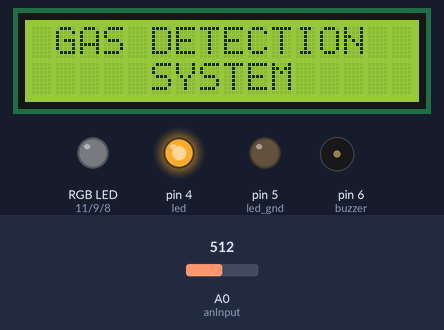
A sketch run on a simulated Arduino Uno, built with avr-gcc and run on an emulated ATmega328P. On the bench: 16×2 character LCD, an RGB LED mixed from three pins (HIGH = lit), output pins drawn as LEDs (lit = HIGH), buzzer (waves = sounding, pin HIGH). The test bench sets the inputs (shaded band); at power-on: A0 (anInput) = 512. The modem accepts every AT command (registered, SIM ready, sends succeed) and sends nothing else; what the sketch prints to the serial monitor is not drawn.

Above: at 0.2 s.
At 3.2 s:
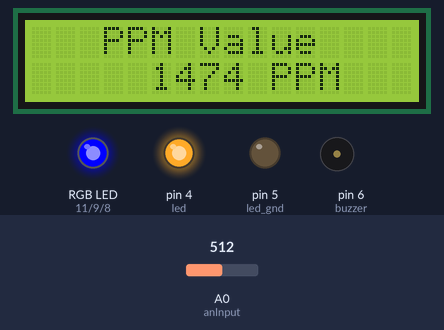
Timing chart, 0 to 4.7 s (numbered marks = the images above):
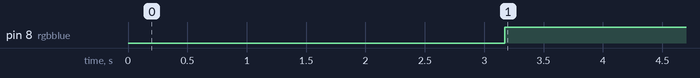

Measured:
- by itself, pin 8 (rgbblue): LOW → HIGH at 3.2 s
- what the display in image 0 shows lasts 2.0 s, from 0.2 s to 2.2 s

The sketch:

chibuzor_1_.ino
```cpp
#include <LiquidCrystal.h>
#include <SoftwareSerial.h>
SoftwareSerial gsm(11,10);
LiquidCrystal lcd(7,A1,A2,A3,A4,A5);

#define co2zero 273
#define rgbred 11
#define rgbgreen 9
#define gnd 10
#define gnd_buzzer 7
#define rgbblue 8
#define anInput A0
#define led 4
#define led_gnd 5
int co2ppm_low = 400;
int co2ppm_medium = 1000;
int co2ppm_high = 2000;
int buzzer = 6;

void setup() {
 Serial.begin(9600);
 lcd.begin(16,2);
 pinMode(anInput, INPUT);
 pinMode(rgbred, OUTPUT);
 pinMode(rgbgreen, OUTPUT);
 pinMode(rgbblue, OUTPUT);
 pinMode(gnd, OUTPUT);
 pinMode(gnd_buzzer, OUTPUT);
 pinMode(buzzer, OUTPUT);
 pinMode(led, OUTPUT);
 pinMode(led_gnd, OUTPUT);
 digitalWrite(led_gnd, LOW);
 digitalWrite(led, HIGH);
 gsm.begin(9600);
 delay(100);
 lcd.setCursor(1,0);
 lcd.print("GAS DETECTION");
 lcd.setCursor(5,1);
 lcd.print("SYSTEM");
 delay(2000);
 lcd.clear();
 digitalWrite(buzzer,LOW);
}

void SendMessage(String message) {

gsm.println("AT+CMGF=1\r");
delay(1000);
gsm.println("AT+CMGS=\"+2348067057524\"\r");
delay(1000);
gsm.println(message);
delay(1000);
gsm.print((char)26);
delay(500);
gsm.println();
Serial.println("Text Sent");
delay(500);
}
void call(){
  gsm.println("ATD+ +2348067057524;");
  delay(20000);
  gsm.println("ATH");
}

void loop() {
  digitalWrite(led_gnd,LOW);
  digitalWrite(led, HIGH);
  digitalWrite(buzzer, LOW);
  digitalWrite(gnd,LOW);
digitalWrite(gnd_buzzer, LOW);
  int co2now[10];
  int co2raw =0;
  int co2ppm =0;
  int co2_sum = 0;
  int co2_comp = 0;
  for (int j = 0;j < 10; j++) {
    co2now[j] = analogRead(A0);
    delay(100);

  }
  for (int j =0; j < 10; j++) {
    co2_sum +=co2now[j];

  }
  co2raw = co2_sum / 10;
  co2_comp =co2raw - co2zero;
  co2ppm = map(co2_comp,0,1023,400,5000);
  lcd.setCursor(3,0);
  lcd.print("PPM Value");
  lcd.setCursor(5,1);
  lcd.print(co2ppm);
  //lcd.print(String(co2ppm));
  lcd.setCursor(10,1);
  lcd.print("PPM");
  Serial.println(co2ppm);
  if(co2ppm>co2ppm_low && co2ppm<co2ppm_medium) {
    analogWrite(rgbgreen, 255);
    analogWrite(rgbred,0);
    analogWrite(rgbblue,0);
    //call();
    SendMessage("Warning : co2 concentration is increasing");

  }
  else if (co2ppm>co2ppm_medium && co2ppm<co2ppm_high) {
    analogWrite(rgbblue, 255);
    analogWrite(rgbgreen, 0);
    analogWrite(rgbred, 0);
        SendMessage("Warning : co2 concentration is increasing");


  }
  else if(co2ppm>co2ppm_high && co2ppm<=5000) {
    analogWrite(rgbred, 255);
    analogWrite(rgbgreen, 0);
    analogWrite(rgbblue, 0);
    digitalWrite(buzzer, HIGH);
    SendMessage("Warning: High CO2 Concentration!!!");
    delay(1000);
     call();
  }
  else if(co2ppm>5000){
    analogWrite(rgbred, 0);
    analogWrite(rgbgreen, 0);
    analogWrite(rgbblue, 0);
    digitalWrite(buzzer, LOW);
  }

}
```
